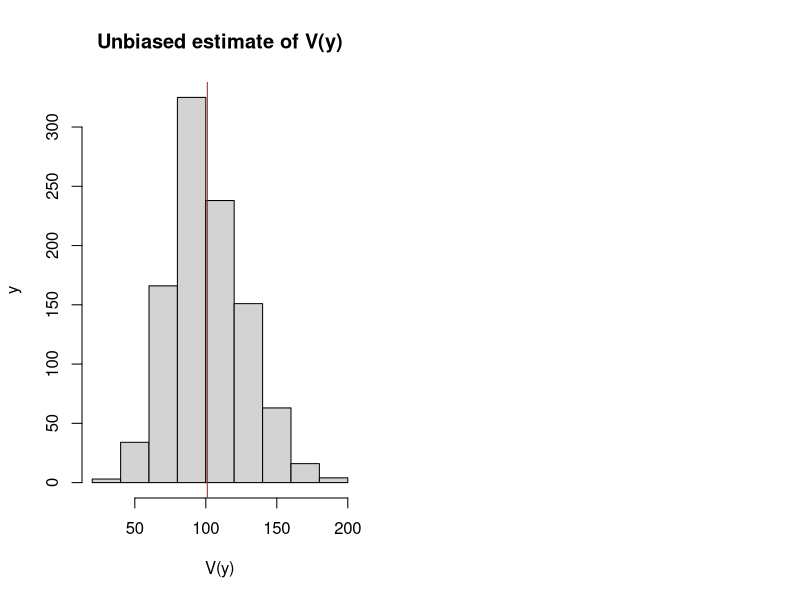

This chart was generated by the following R code: (Note: this script raises an error after producing the figure.)
## ---- chunk 1
mu <- 100
sigma <- 10
nIterations <- 1000
# Generate data from normal distribution, 10,000 observations
y <- rnorm(10000,mu,sigma)
# This is the function, which will calculate the two variances
varFunction <- function(y){
   return(c(var(y), mean((y-mean(y))^2)))
}
# Calculate biased and unbiased variances for the sample of 30 observations,
# repeat nIterations times
varValues <- replicate(nIterations, varFunction(sample(y,30)))
## ---- chunk 2
par(mfcol=c(1,2))
# Histogram of unbiased estimate
hist(varValues[1,], xlab="V(y)", ylab="y", main="Unbiased estimate of V(y)")
abline(v=mean(varValues[1,]), col="red")
legend("topright",legend=TeX(paste0("E$\\left(V(y)\\right)$=",round(mean(varValues[1,]),2))),lwd=1,col="red")

# Histogram of the biased estimate
hist(varValues[2,], xlab="V(y)", ylab="y", main="Biased estimate of V(y)")
abline(v=mean(varValues[2,]), col="red")
legend("topright",legend=TeX(paste0("E$\\left(V(y)\\right)$=",round(mean(varValues[2,]),2))),lwd=1,col="red")
## ---- chunk 3
knitr::include_graphics("images/02-statistics-efficiency.png")
## ---- chunk 4
knitr::include_graphics("images/02-statistics-consistency.png")
## ---- chunk 5
plot(seq(-3,3,0.1),dnorm(seq(-3,3,0.1)),type="l",ylab="Density",xlab="y",main="PDF of Normal distribution")
abline(v=0, col="red")
text(0.5,0.05,TeX("$\\mu =0$"))
## ---- chunk 6
plot(seq(-3,3,0.01),dlaplace(seq(-3,3,0.01)),type="l",ylab="Density",xlab="y",main="PDF of Laplace distribution")
abline(v=0, col="red")
## ---- chunk 7
plot(seq(-3,3,0.01),ds(seq(-3,3,0.01)),type="l",ylab="Density",xlab="y",main="PDF of S distribution")
abline(v=0, col="red")
## ---- chunk 8
plot(seq(-3,3,0.01),dgnorm(seq(-3,3,0.01),0,1,0.5),type="l",ylab="Density",xlab="y",main="PDF of Generalised Normal distribution",
     ylim=c(0,0.6))
lines(seq(-3,3,0.01),dgnorm(seq(-3,3,0.01),0,1,1),col="darkblue")
lines(seq(-3,3,0.01),dgnorm(seq(-3,3,0.01),0,1,2),col="darkred")
lines(seq(-3,3,0.01),dgnorm(seq(-3,3,0.01),0,1,1000),col="purple")
abline(v=0, col="red")
legend("topright",legend=c(TeX("$\\beta =0.5$"),TeX("$\\beta =1$"),TeX("$\\beta =2$"),TeX("$\\beta =1000$")),
       col=c("black","darkblue","darkred","purple"),lwd=1)
## ---- chunk 9
plot(seq(-3,3,0.01),dalaplace(seq(-3,3,0.01),0,1,0.5),type="l",ylab="Density",xlab="y",main="PDF of Asymmetric Laplace distribution",
     ylim=c(0,0.6))
lines(seq(-3,3,0.01),dalaplace(seq(-3,3,0.01),0,1,0.2),col="darkblue")
lines(seq(-3,3,0.01),dalaplace(seq(-3,3,0.01),0,1,0.8),col="darkred")
abline(v=0, col="red")
legend("topright",legend=c(TeX("$\\alpha =0.5$"),TeX("$\\alpha =0.2$"),TeX("$\\alpha =0.8$")),
       col=c("black","darkblue","darkred"),lwd=1)
## ---- chunk 10
plot(seq(0,6,0.01),dinvgauss(seq(0,6,0.01),1,dispersion=10),type="l",ylab="Density",xlab="y",main="PDF of Inverse Gaussian distribution")
lines(seq(0,6,0.01),dinvgauss(seq(0,6,0.01),1,dispersion=1),col="darkblue")
lines(seq(0,6,0.01),dinvgauss(seq(0,6,0.01),1,dispersion=0.1),col="darkred")
abline(v=1, col="red")
legend("topright",legend=c(TeX("$s =10$"),TeX("$s =1$"),TeX("$s =0.1$")),
       col=c("black","darkblue","darkred"),lwd=1)
## ---- chunk 11
y <- rnorm(1000, 100, 10)
hist(y, xlim=c(50,150), main="", probability=TRUE)
## ---- chunk 12
sum(dnorm(y,80,10,log=T))
## ---- chunk 13
y <- rlnorm(1000, log(80), 0.4)
hist(y, main="", probability=T, xlim=c(0,300))
lines(c(0:300),dnorm(c(0:300),mean(y),sd(y)),col="blue",lwd=2)
## ---- chunk 14
hist(y, main="", probability=T, xlim=c(0,300))
lines(c(0:300),dlnorm(c(0:300),mean(log(y)),sd(log(y))),col="red",lwd=2)
## ---- chunk 15
par(mar=c(1,1,1,1))
plot(c(0,-3,-6,3,6),c(0,2,-6,5,-1),xlim=c(-8,8),ylim=c(-8,8),pch=16,axes=F,xlab="",ylab="")
lines(c(0,-3),c(0,2), col="grey", lty=2)
lines(c(0,-6),c(0,-6), col="grey", lty=2)
lines(c(0,3),c(0,5), col="grey", lty=2)
lines(c(0,6),c(0,-1), col="grey", lty=2)
points(0,0,col="red",pch=16)
text(c(0,-3,-6,3,6),c(0,2,-6,5,-1),c("True model","Model 1","Model 2","Model 3","Model 4"),pos=3)
box()
